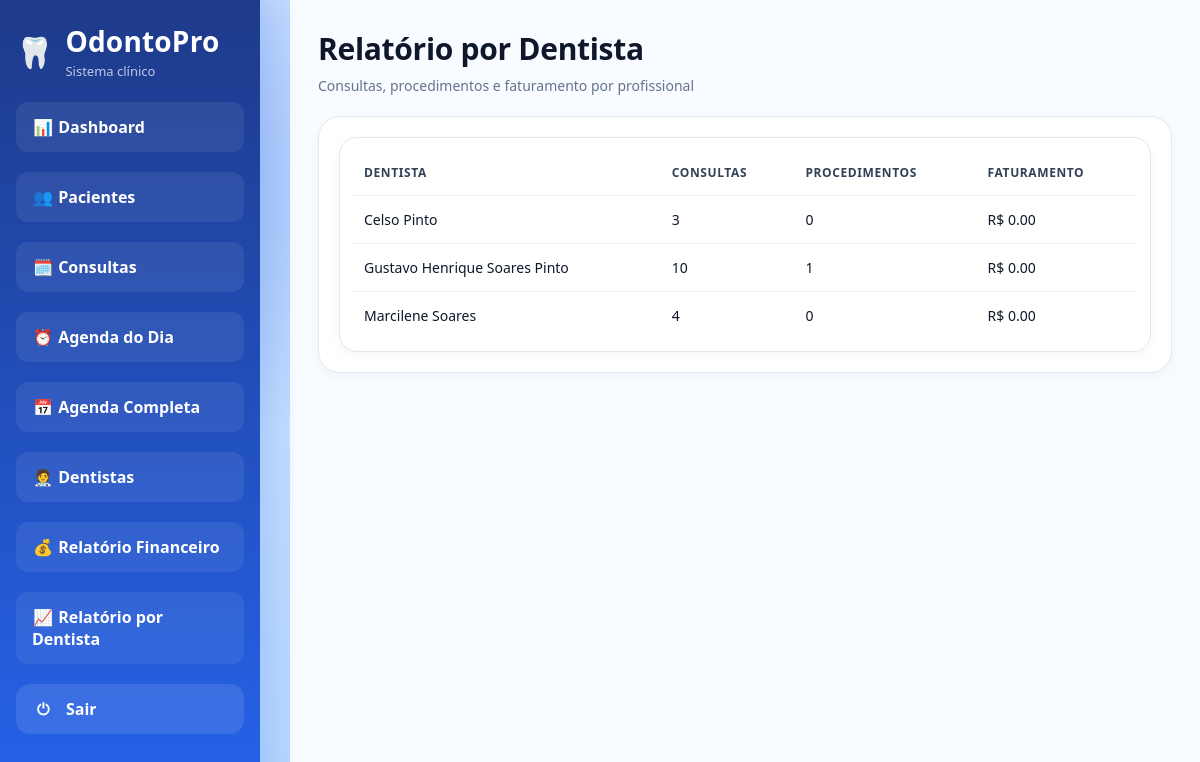
The app's page /relatorios/dentistas/ (signed in) with its own data.
### core/models.py (models this page shows, shortened)
class Dentista(models.Model):
    nome = models.CharField(max_length=120)
    cro = models.CharField(max_length=20, blank=True, null=True)
    telefone = models.CharField(max_length=20, blank=True, null=True)
    email = models.EmailField(blank=True, null=True)
    ativo = models.BooleanField(default=True)

### core/views.py (the view)
# urls.py: path("relatorios/dentistas/", views.relatorio_dentistas, name="relatorio_dentistas"),
@login_required
def relatorio_dentistas(request):
    dentistas = (
        Dentista.objects.annotate(
            total_consultas=Count("consultas", distinct=True),
            total_procedimentos=Count("procedimentos", distinct=True),
            faturamento=Sum("procedimentos__valor"),
        )
        .order_by("nome")
    )
    return render(request, "core/relatorios/dentistas.html", {
        "dentistas": dentistas,
    })

### core/templatetags/core_extras.py (called while the page is built)
@register.filter
def has_group(user, group_name):
    return user.groups.filter(name=group_name).exists()

### core/templates/core/relatorios/dentistas.html
{% extends 'core/base.html' %}
{% block content %}
<div class="page-header">
  <div>
    <h1 class="title">Relatório por Dentista</h1>
    <p class="subtitle">
      Consultas, procedimentos e faturamento por profissional
    </p>
  </div>
</div>
<section class="card">
  {% if dentistas %}
    <div class="table-wrap">
      <table class="table">
        <thead>
          <tr>
            <th>Dentista</th>
            <th>Consultas</th>
            <th>Procedimentos</th>
            <th>Faturamento</th>
          </tr>
        </thead>
        <tbody>
          {% for dentista in dentistas %}
            <tr>
              <td>{{ dentista.nome }}</td>
              <td>{{ dentista.total_consultas|default:0 }}</td>
              <td>{{ dentista.total_procedimentos|default:0 }}</td>
              <td>R$ {{ dentista.faturamento|default:0|floatformat:2 }}</td>
            </tr>
          {% endfor %}
        </tbody>
      </table>
    </div>
  {% else %}
    <p class="muted">Nenhum dentista encontrado.</p>
  {% endif %}
</section>
{% endblock %}

### core/static/core/css/style.css (style rules this page uses)
* { box-sizing: border-box; }
:root { --bg: #f4f7fb; --bg-soft: #eef3f9; --surface: #ffffff; --surface-alt: #f8fbff; --border: #e2e8f0; --border-strong: #cbd5e1; --text: #0f172a; --text-soft: #64748b; --primary: #1d4ed8; --primary-soft: #eff6ff; --primary-border: #bfdbfe; --sidebar-start: #0b2b5a; --sidebar-end: #0d4ea1; --success-bg: #dcfce7; --success-text: #166534; --danger-bg: #fee2e2; --danger-text: #991b1b; --neutral-bg: #e5e7eb; --neutral-text: #374151; --warning-bg: #fef3c7; --warning-text: #92400e; --shadow-sm: 0 4px 12px rgba(15, 23, 42, 0.04); --shadow-md: 0 10px 24px rgba(15, 23, 42, 0.06); --radius-md: 14px; --radius-lg: 18px; --radius-xl: 22px; }
body { margin: 0; font-family: Arial, Helvetica, sans-serif; color: var(--text); background: linear-gradient(180deg, #edf3f9 0%, #f7f9fc 100%); }
h1, .title { margin: 0; font-size: 30px; font-weight: 800; letter-spacing: -0.3px; }
.subtitle { margin: 6px 0 0; font-size: 14px; line-height: 1.5; color: var(--text-soft); }
.page-header { display: flex; align-items: flex-start; justify-content: space-between; gap: 16px; margin-bottom: 20px; }
.card, .card-form { padding: 20px; background: var(--surface); border: 1px solid var(--border); border-radius: var(--radius-xl); box-shadow: var(--shadow-sm); }
.card { flex: 1; min-width: 220px; }
.table-wrap { overflow-x: auto; padding: 12px; background: var(--surface); border: 1px solid var(--border); border-radius: var(--radius-lg); box-shadow: var(--shadow-sm); }
.table { width: 100%; border-collapse: collapse; }
.table th, .table td { padding: 14px 12px; font-size: 14px; text-align: left; vertical-align: middle; border-bottom: 1px solid #edf2f7; }
.table th { font-size: 12px; font-weight: 800; letter-spacing: 0.6px; text-transform: uppercase; color: #334155; }
.table tr:last-child td { border-bottom: none; }
html, body { min-height: 100%; margin: 0; padding: 0; }
body { font-family: 'Segoe UI', sans-serif; color: #0f172a; background: radial-gradient(circle at 10% 20%, rgba(37, 99, 235, 0.35), transparent 25%), radial-gradient(circle at 90% 80%, rgba(59, 130, 246, 0.25), transparent 25%), linear-gradient(135deg, #dbeafe 0%, #bfdbfe 40%, #93c5fd 100%); }

### records on screen
Dentista: nome "Celso Pinto", total_consultas "3", total_procedimentos "0", faturamento "0.00"
Dentista: nome "Gustavo Henrique Soares Pinto", total_consultas "10", total_procedimentos "1", faturamento "0.00"
Dentista: nome "Marcilene Soares", total_consultas "4", total_procedimentos "0", faturamento "0.00"
